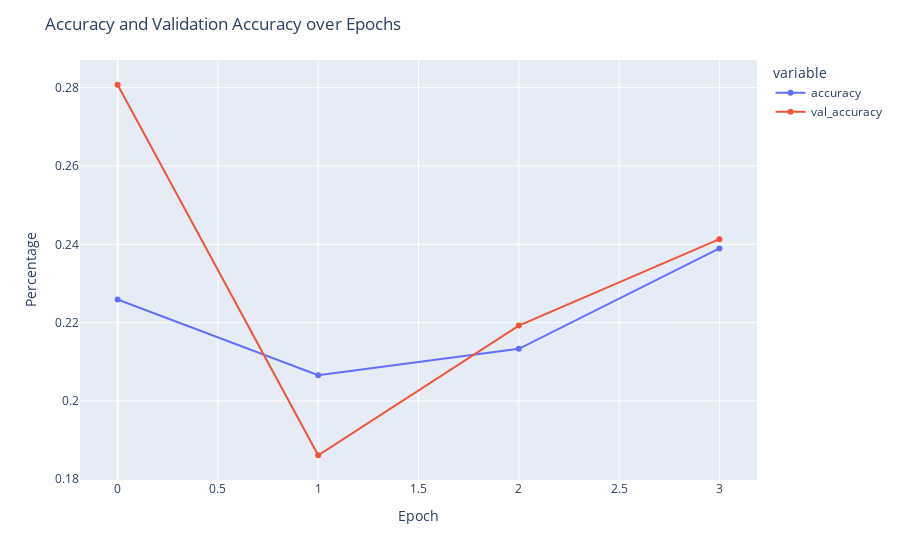
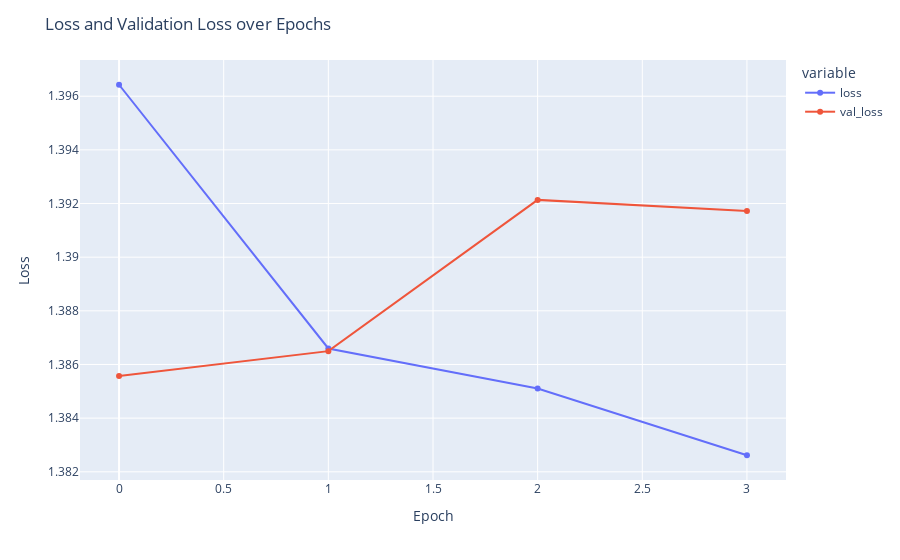

The code cell stored with these charts, in order, in its notebook:
### Markdown cell above
## Model 2

I've added 2 additional convolutional layers and adjusted the neurons to 32,32 and 128. I've also reduced the dense layer from 64 to 32.

### Code cell
%%time
Adam_32_32_128_D32 = tf.keras.models.Sequential([
    tf.keras.layers.Conv2D(32, (3,3), activation='relu', input_shape=(64, 64, 3)),
    tf.keras.layers.MaxPooling2D(2, 2),
    tf.keras.layers.Conv2D(32, (3,3), activation='relu'),
    tf.keras.layers.MaxPooling2D(2,2),
    tf.keras.layers.Conv2D(128, (3,3), activation='relu'),
    tf.keras.layers.MaxPooling2D(2,2),

    tf.keras.layers.Flatten(),

    tf.keras.layers.Dense(32, activation='relu'),
    tf.keras.layers.Dense(4, activation='softmax')
])

Adam_32_32_128_D32.summary()
Adam_32_32_128_D32.compile(loss='categorical_crossentropy',
              optimizer="Adam",
              metrics=['accuracy',tf.keras.metrics.Recall()])

checkpoint = ModelCheckpoint(filepath=r'../capstone-data/checkpoints/Adam_32_32_128_D32', verbose=0, save_best_only=True, mode='auto')
tensorboard = TensorBoard(log_dir=f'../capstone-data/logs/Adam_32_32_128_D32{datetime.datetime.now().strftime("%Y%m%d-%H%M%S")}')
history2 = Adam_32_32_128_D32.fit(
      X_train, 
      y_train,
      batch_size=128,
      epochs=200,
      verbose=0,
      class_weight=weights_dict,
      callbacks=[earlystop, tensorboard, checkpoint],
      validation_data=(X_val, y_val))

plot_results(history2.history)
evaluate_results(Adam_32_32_128_D32)

### Figure 1 — Plotly figure (JSON) as saved in the notebook; plotly's stock layout.template omitted (floating-point values rounded to 4 significant figures)
{"data": [{"hovertemplate": "variable=accuracy<br>index=%{x}<br>value=%{y}<extra></extra>", "legendgroup": "accuracy", "line": {"color": "#636efa", "dash": "solid"}, "mode": "lines+markers", "name": "accuracy", "orientation": "v", "showlegend": true, "type": "scatter", "x": [0, 1, 2, 3], "xaxis": "x", "y": [0.2259, 0.2066, 0.2133, 0.239], "yaxis": "y"}, {"hovertemplate": "variable=val_accuracy<br>index=%{x}<br>value=%{y}<extra></extra>", "legendgroup": "val_accuracy", "line": {"color": "#EF553B", "dash": "solid"}, "mode": "lines+markers", "name": "val_accuracy", "orientation": "v", "showlegend": true, "type": "scatter", "x": [0, 1, 2, 3], "xaxis": "x", "y": [0.2808, 0.1861, 0.2192, 0.2413], "yaxis": "y"}], "layout": {"legend": {"title": {"text": "variable"}, "tracegroupgap": 0}, "margin": {"t": 60}, "title": {"text": "Accuracy and Validation Accuracy over Epochs"}, "xaxis": {"anchor": "y", "domain": [0, 1], "title": {"text": "Epoch"}}, "yaxis": {"anchor": "x", "domain": [0, 1], "title": {"text": "Percentage"}}}}

### Figure 2 — Plotly figure (JSON) as saved in the notebook; plotly's stock layout.template omitted (floating-point values rounded to 4 significant figures)
{"data": [{"hovertemplate": "variable=loss<br>index=%{x}<br>value=%{y}<extra></extra>", "legendgroup": "loss", "line": {"color": "#636efa", "dash": "solid"}, "mode": "lines+markers", "name": "loss", "orientation": "v", "showlegend": true, "type": "scatter", "x": [0, 1, 2, 3], "xaxis": "x", "y": [1.396, 1.387, 1.385, 1.383], "yaxis": "y"}, {"hovertemplate": "variable=val_loss<br>index=%{x}<br>value=%{y}<extra></extra>", "legendgroup": "val_loss", "line": {"color": "#EF553B", "dash": "solid"}, "mode": "lines+markers", "name": "val_loss", "orientation": "v", "showlegend": true, "type": "scatter", "x": [0, 1, 2, 3], "xaxis": "x", "y": [1.386, 1.386, 1.392, 1.392], "yaxis": "y"}], "layout": {"legend": {"title": {"text": "variable"}, "tracegroupgap": 0}, "margin": {"t": 60}, "title": {"text": "Loss and Validation Loss over Epochs"}, "xaxis": {"anchor": "y", "domain": [0, 1], "title": {"text": "Epoch"}}, "yaxis": {"anchor": "x", "domain": [0, 1], "title": {"text": "Loss"}}}}
